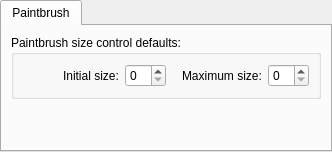
     <widget class="QWidget" name="pageTools">
      <layout class="QVBoxLayout" name="verticalLayout_4">
       <property name="leftMargin">
        <number>0</number>
       </property>
       <property name="topMargin">
        <number>0</number>
       </property>
       <property name="rightMargin">
        <number>0</number>
       </property>
       <property name="bottomMargin">
        <number>0</number>
       </property>
       <item>
        <widget class="QTabWidget" name="tabWidgetTools">
         <property name="currentIndex">
          <number>0</number>
         </property>
         <widget class="QWidget" name="tabToolsPaintbrush">
          <attribute name="title">
           <string>Paintbrush</string>
          </attribute>
          <layout class="QVBoxLayout" name="verticalLayout_15">
           <item>
            <widget class="QGroupBox" name="groupBox_4">
             <property name="title">
              <string>Paintbrush size control defaults:</string>
             </property>
             <layout class="QHBoxLayout" name="horizontalLayout_11">
              <item>
               <spacer name="horizontalSpacer_4">
                <property name="orientation">
                 <enum>Qt::Orientation::Horizontal</enum>
                </property>
                <property name="sizeHint" stdset="0">
                 <size>
                  <width>40</width>
                  <height>20</height>
                 </size>
                </property>
               </spacer>
              </item>
              <item>
               <widget class="QLabel" name="label">
                <property name="text">
                 <string>Initial size:</string>
                </property>
               </widget>
              </item>
              <item>
               <widget class="QSpinBox" name="inPaintBrushInitSize"/>
              </item>
              <item>
               <spacer name="horizontalSpacer_5">
                <property name="orientation">
                 <enum>Qt::Orientation::Horizontal</enum>
                </property>
                <property name="sizeType">
                 <enum>QSizePolicy::Policy::Fixed</enum>
                </property>
                <property name="sizeHint" stdset="0">
                 <size>
                  <width>10</width>
                  <height>20</height>
                 </size>
                </property>
               </spacer>
              </item>
              <item>
               <widget class="QLabel" name="label_2">
                <property name="text">
                 <string>Maximum size:</string>
                </property>
               </widget>
              </item>
              <item>
               <widget class="QSpinBox" name="inPaintBrushMaxSize"/>
              </item>
             </layout>
            </widget>
           </item>
           <item>
            <spacer name="verticalSpacer_11">
             <property name="orientation">
              <enum>Qt::Orientation::Vertical</enum>
             </property>
             <property name="sizeHint" stdset="0">
              <size>
               <width>20</width>
               <height>40</height>
              </size>
             </property>
            </spacer>
           </item>
          </layout>
         </widget>
        </widget>
       </item>
      </layout>
     </widget>
